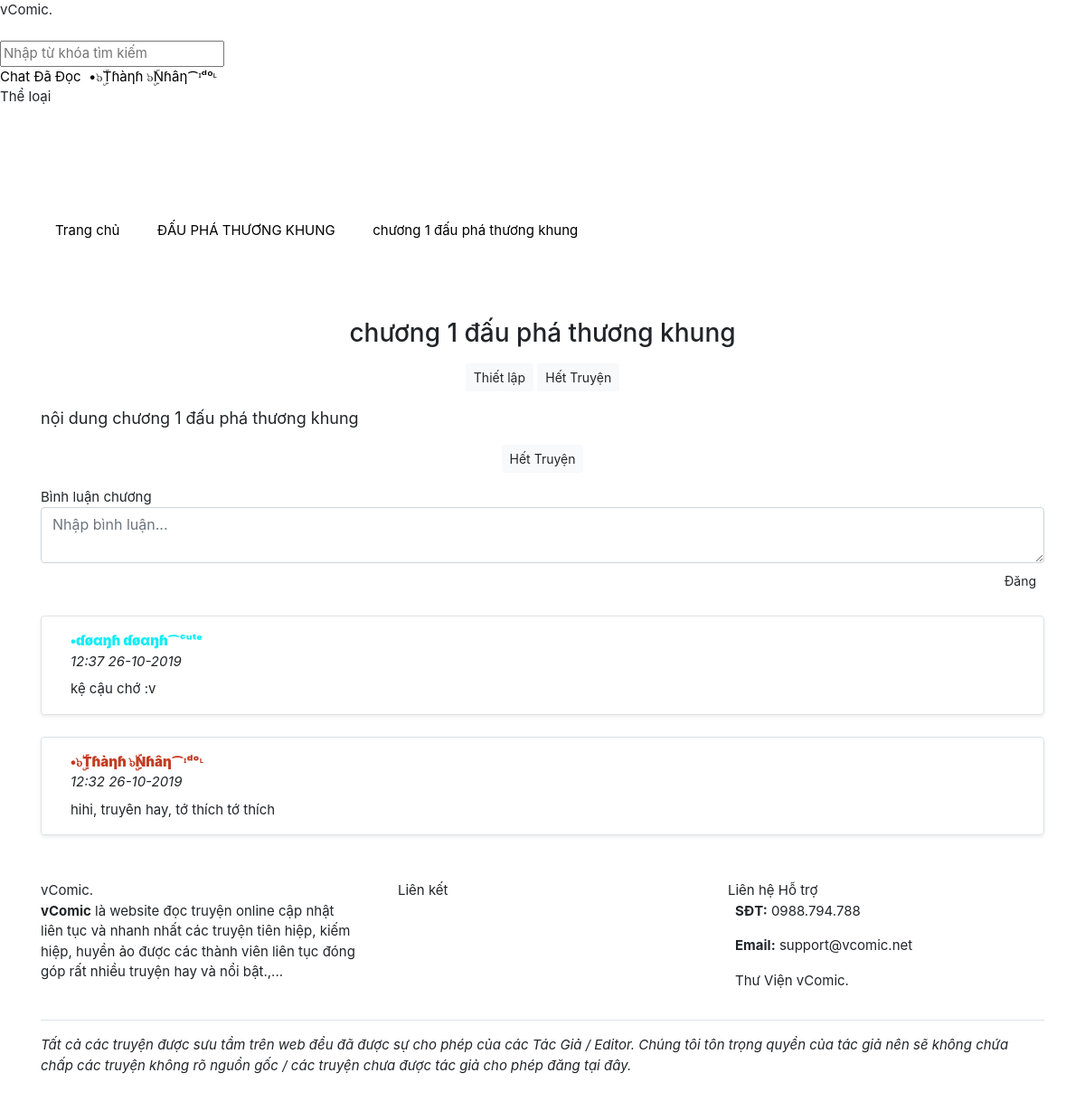
The app's page /story/dau-pha-thuong-khung/dau-pha-thuong-khung (signed in) with its own data.
### tables this page shows
CREATE TABLE `users` (
  `id` int(11) NOT NULL,
  `username` varchar(255) NOT NULL,
  `email` varchar(255) NOT NULL,
  `password` varchar(255) NOT NULL,
  `role` tinyint(4) NOT NULL DEFAULT 0,
  `fullname` varchar(255) NOT NULL,
  `gender` varchar(2) NOT NULL,
  `gold` int(11) NOT NULL DEFAULT 0,
  `coin` int(11) NOT NULL DEFAULT 0,
  `birthday` int(11) NOT NULL,
  `cover` varchar(255) NOT NULL,
  `avatar` varchar(255) NOT NULL,
  `recover_code` varchar(255) NOT NULL,
  `recover_time` int(11) NOT NULL,
  `login_at` int(11) NOT NULL,
  `created_at` int(11) NOT NULL
);

CREATE TABLE `stories` (
  `id` int(11) NOT NULL,
  `title` varchar(255) NOT NULL,
  `slug` varchar(255) NOT NULL,
  `summary` varchar(255) NOT NULL,
  `thumbnail` varchar(255) NOT NULL,
  `author` varchar(255) NOT NULL,
  `is_published` tinyint(4) NOT NULL DEFAULT 0,
  `is_completed` tinyint(4) NOT NULL DEFAULT 0,
  `views` int(11) NOT NULL DEFAULT 0,
  `user_id` int(11) NOT NULL,
  `category_id` int(11) NOT NULL,
  `created_at` int(11) NOT NULL
);

CREATE TABLE `chapters` (
  `id` int(11) NOT NULL,
  `title` varchar(255) NOT NULL,
  `slug` varchar(255) NOT NULL,
  `content` text NOT NULL,
  `is_published` tinyint(4) NOT NULL,
  `story_id` int(11) NOT NULL,
  `created_at` int(11) NOT NULL
);

CREATE TABLE `comments` (
  `id` int(11) NOT NULL,
  `content` varchar(255) NOT NULL,
  `user_id` int(11) NOT NULL,
  `chapter_id` int(11) NOT NULL,
  `created_at` int(11) NOT NULL
);

### modules/chapter/chapter.php (called while the page is built, shortened)
<?php
require_once('system/bootstrap.php');
$data_chapter = get_data_chapter($slug);
$data_story = get_stories_id($data_chapter['story_id']);
$data_next_chapter = get_next_chapter($data_chapter['id'], $data_chapter['story_id']);
if (count_comment($data_chapter['id'])) {
	$list_comment = get_list_comment($data_chapter['id'], count_comment($data_chapter['id']));
}
require_once('themes/' . THEME . '/layout/head.php');
require_once('themes/' . THEME . '/templates/chapter/chapter.php');
require_once('themes/' . THEME . '/layout/end.php');

### system/bootstrap.php (called while the page is built, shortened)
<?php
require_once('functions.php');
if (isset($_SESSION['username'])) {
    $username = trim($_SESSION['username']);
    $_user = get_info($username);
    if ($_user) {
        $user = $_user;
        $user_id = $user['id'];
    }
}
$per_page = 20;

### themes/colab/templates/chapter/chapter.php (the view, shortened to what this page needs)
<section class="container-fluid mt-5 pt-3">
    <div class="container">
        <div class="row">
            <div class="col-md-12">
                <nav>
                    <ul class="breadcrumb">
                        <li class="breadcrumb-item">
                            <a href="/">
                                <span>Trang chủ</span>
                            </a>
                        </li>
                        <li class="breadcrumb-item">
                            <a href="/story/<?= $data_story['slug'] ?>">
                                <span><?= $data_story['title'] ?></span>
                            </a>
                        </li>
                        <li class="breadcrumb-item active">
                            <a href="#">
                                <span><?= $data_chapter['title'] ?></span>
                            </a>
                        </li>
                    </ul>
                </nav>
            </div>
        </div>
    </div>
</section>
<section class="background-custom">
    <div class="container">
        <div class="text-center">
            <h3 class="title"><?= $data_chapter['title'] ?></h3>
        </div>
        <div class="text-center mt-3">
            <div class="btn btn-light btn-sm setup-btn">
                <i class="fa fa-cog"></i> Thiết lập
            </div>
<?php if ($data_next_chapter): ?>
            <a href="/story/<?= $data_story['slug'] ?>/<?= $data_next_chapter['slug'] ?>" class="btn btn-light btn-sm">
                Chương sau <i class="far fa-angle-right"></i>
            </a>
<?php else: ?>
            <a class="btn btn-light btn-sm">
                Hết Truyện
            </a>
<?php endif ?>
        </div>
        <div class="my-3 clickable content-text chapter-content" style="font-size: 18px;"><?= nl2br($data_chapter['content']) ?></div>
        <div class="text-center my-3">
<?php if ($data_next_chapter): ?>
            <a href="/story/<?= $data_story['slug'] ?>/<?= $data_next_chapter['slug'] ?>" class="btn btn-light btn-sm">
                Chương sau <i class="far fa-angle-right"></i>
            </a>
<?php else: ?>
            <a class="btn btn-light btn-sm">
                Hết Truyện
            </a>
<?php endif ?>
        </div>
        <div class="comment mb-3">
            <div class="free-title">
                <div class="content">
                    Bình luận chương
                </div>
            </div>
<?php if ($user_id): ?>
            <form class="mb-3" method="POST">
                <textarea class="form-control mb-1" name="msg" placeholder="Nhập bình luận..." required></textarea>
                <div style="height: 30px" class="clear-fix">
                    <button type="submit" class="btn btn-custom btn-sm float-right">Đăng</button>
                </div>
            </form>
<?php endif ?>
        </div>
<?php if (count_comment($data_chapter['id'])):
    foreach ($list_comment as $data_comment):
    ?>
            <div class="comment-list my-4">
                <div class="p-3 rounded border media mb-3 shadow-sm">
                    <div class="media-body ml-3">
                        <div class="top-line">
                            <div class="name">
                                <a href="/<?= get_info_id($data_comment['user_id'])['username'] ?>" class="text-dark font-weight-bolder">
                                    <?= display_name(get_info_id($data_comment['user_id'])['role'], get_info_id($data_comment['user_id'])['fullname']) ?>
                                </a>
                            </div>
                            <div class="time small-text font-italic">
                                <?= date('H:i d-m-Y', $data_comment['created_at']) ?>
                            </div>
                        </div>
                        <div class="content-line mt-2">
                            <div style="font-size: 15px"><?= $data_comment['content'] ?></div>
                        </div>
                    </div>
                </div>
            </div>
    <?php endforeach;
    else: ?>
        <div class="comment-list my-4">
            Không có bình luận. Hãy đặt dấu chân đầu tiên nào ~~
        </div>
<?php endif ?>
    </div>
</section>

### index.php (shortened to what this page needs)
<?php
require_once('system/bootstrap.php');
$uri = $_SERVER['REQUEST_URI'];
foreach ($routes as $key => $value) {
	if (preg_match('#^' . $key . '$#', $uri)) {
		$uri = preg_replace('#^' . $key . '$#', $value, $uri);
		$a = explode('?', $uri, 2);
		$slug = isset($_GET['slug']) ? $_GET['slug'] : '';
		require_once('modules/' . $a[0]);
		exit;
	}
}

### themes/colab/layout/head.php (shortened to what this page needs)
<!DOCTYPE html>
<html lang="vi">
<head>
	<link rel="stylesheet" href="<?= SITE_URL ?>/assets/css/all.min.css?ver=<?= VERSION ?>" />
	<link rel="stylesheet" href="<?= SITE_URL ?>/assets/css/bootstrap.min.css?ver=<?= VERSION ?>" />
	<link rel="stylesheet" href="<?= SITE_URL ?>/themes/colab/css/swiper.min.css?ver=<?= VERSION ?>" />
	<link rel="stylesheet" href="<?= SITE_URL ?>/themes/colab/css/custom.css?ver=<?= VERSION ?>" />
</head>
<body>
    <section class="loading">
        <div class="loading-content">
            <div class="loader">
                <div class="logo">
                    vComic.
                </div>
            </div>
        </div>
    </section>
    <header style="margin-bottom: 52px;">
        <nav class="custom-nav">
            <div class="custom-nav-brand">
                <a href="/" class="text-white">vComic.</a>
            </div>
            <div class="custom-nav-search">
                <form method="GET">
                    <input type="text" class="nav-search-input" name="search" id="search" placeholder="Nhập từ khóa tìm kiếm" />
                </form>
            </div>
            <div class="custom-nav-item">
                <div class="custom-nav-list">
    <?php if ($user_id): ?>
                    <a class="item" href="/chat">
                        <i class="fal fa-comment-alt-lines"></i> Chat
                    </a>
                    <a class="item" href="/story/read">
                        <i class="far fa-history"></i> Đã Đọc
                    </a>
                    <a class="item" href="/profile">
                        <img class="lazy avatar-sm" data-original="/uploads/avatar/<?= $user['avatar'] ?>?t=<?= time() ?>"> <?= $user['fullname'] ?>
                    </a>
    <?php endif ?>
                    <div class="item cursor">
                        <i class="fal fa-list"></i> <span class="list-title">Thể loại</span>
                        <div class="more-item category">
                            <div class="row text-center">
    <?php if (get_categories()): ?>
    <?php foreach (get_categories() as $list_cate): ?>
                                <div class="col-6 sub px-2">
                                    <a href="/category/<?= $list_cate['slug'] ?>" class="text-white"><?= $list_cate['name'] ?></a>
                                </div>
    <?php endforeach ?>
    <?php else: ?>
                                <div class="col-12 sub px-2">
                                    <a href="#" class="text-white">Chưa có danh mục nào!</a>
                                </div>
    <?php endif ?>
                            </div>
                        </div>
                    </div>
                </div>
            </div>
        </nav>
    </header>

### system/functions.php (shortened to what this page needs)
<?php
function display_name($role, $name)
{
    if ($role == 3) {
        return '<font color="#B8007F" title="VIP Member"><b>' . $name . ' <i class="fas fa-gem"></i></b></font>';
    } else if ($role == 4) {
        return '<font color="#10EDF5" title="Tác Giả"><b>' . $name . ' <i class="fal fa-pen-fancy"></i></b></font>';
    } else if ($role == 7) {
        return '<font color="#7343A9" title="Mod"><b>' . $name . ' <i class="fal fa-badge-check"></i></b></font>';
    } else if ($role == 8) {
        return '<font color="#52AC00" title="Super Admin"><b>' . $name . ' <i class="fal fa-badge-check"></i></b></font>';
    } else if ($role == 9) {
        return '<font color="#C33C23" title="Người Quản Trị"><b>' . $name . ' <i class="fas fa-badge-check"></i></b></font>';
    } else {
        return $name;
    }
}
function get_page($total, $return = 0)
{
    global $per_page;
    $page = isset($_GET['page']) ? abs(intval($_GET['page'])) : 1;
    $max_page = ceil($total / $per_page);
    return ' LIMIT ' . $per_page . ' OFFSET ' . (($page - 1) * $per_page);
}

### records on screen
users: fullname "•๖ۣۜTɦàηɦ ๖ۣۜNɦâη⁀ᶦᵈᵒᶫ"
stories: title "ĐẤU PHÁ THƯƠNG KHUNG"
chapters: title "chương 1 đấu phá thương khung", content "nội dung chương 1 đấu phá thương khung"
comments: user.fullname "•ɗøαŋɦ ɗøαŋɦ⁀ᶜᵘᵗᵉ", created_at "12:37 26-10-2019", content "kệ cậu chớ :v"
comments: user.fullname "•๖ۣۜTɦàηɦ ๖ۣۜNɦâη⁀ᶦᵈᵒᶫ", created_at "12:32 26-10-2019", content "hihi, truyên hay, tớ thích tớ thích"
